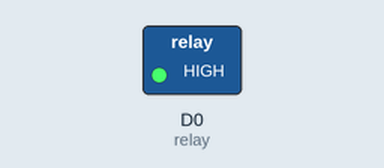
Simulated run of this sketch. Board: ESP8266 (NodeMCU). On the bench: switched loads named in the sketch (green lamp = pin HIGH). Dashed ring = blinking. What the sketch prints to the serial monitor is not drawn.

Above: at 0.5 s.
Timing chart, 0 to 4.6 s (numbered marks = the images above):
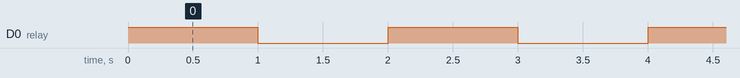

The sketch:

relay_esp.ino
```cpp
// (licence header left out)
int relay = D0;    // declaring pin DO as relay pin

void setup() {
  pinMode (relay , OUTPUT);
  Serial.begin(9600);}

void loop() {
  digitalWrite (relay ,HIGH);
  Serial.println ("relay is turned ON");
  delay (1000);
  digitalWrite(relay,LOW);
  Serial.println ("relay is turned OFF");
  delay(1000);
   }
```

Measured:
- by itself, D0 (relay): alternates HIGH for 1.0 s and LOW for 1.0 s
